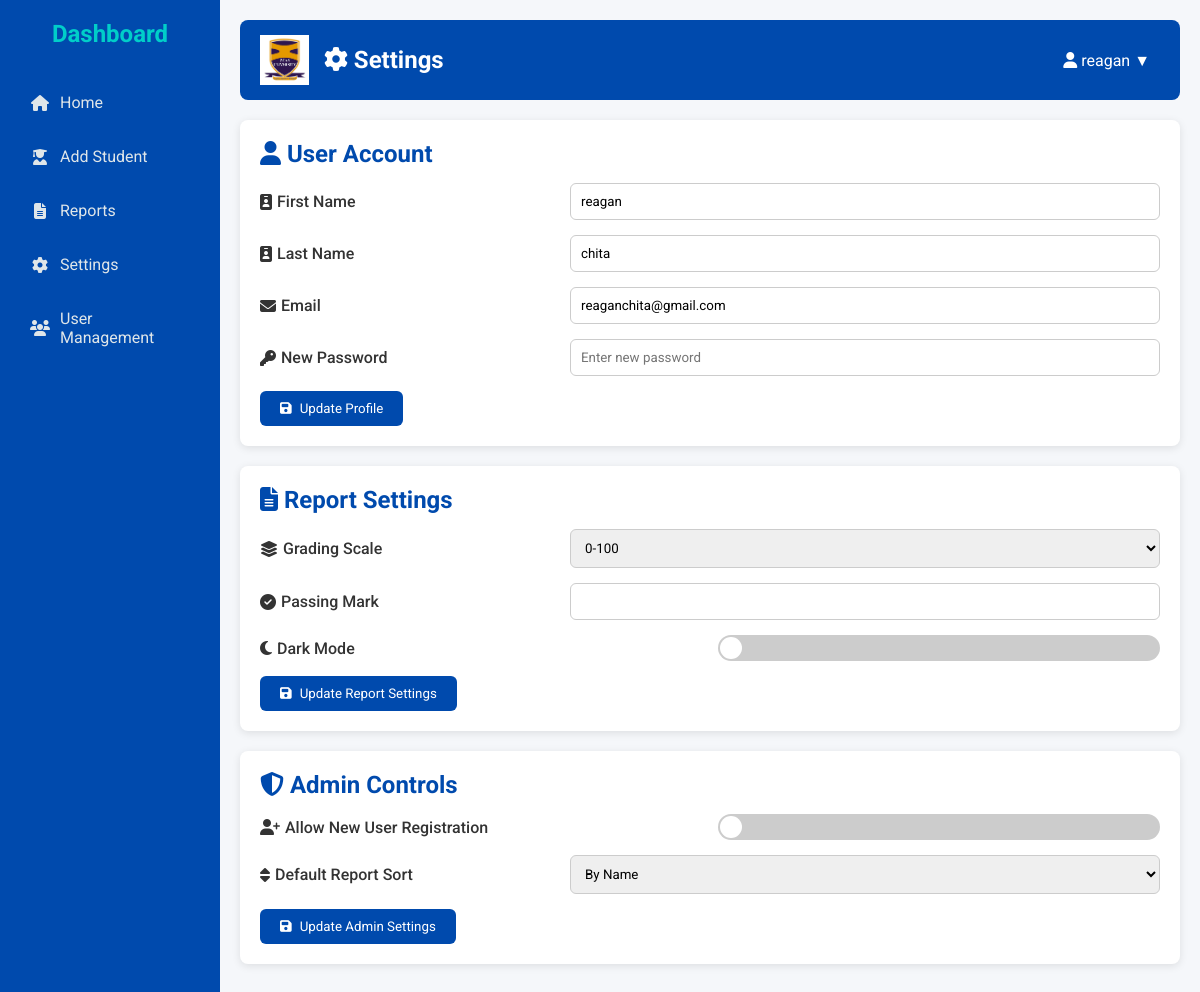
/settings (signed in), run on the app's committed database.
### app.py (models this page shows, shortened)
class User(db.Model, UserMixin):
    id = db.Column(db.Integer, primary_key=True)
    username = db.Column(db.String(100), unique=True, nullable=False)
    password = db.Column(db.String(200), nullable=False)  # store hashed passwords
    first_name = db.Column(db.String(100), nullable=False)
    last_name = db.Column(db.String(100), nullable=False)
    email = db.Column(db.String(100), unique=True, nullable=False)
    is_admin = db.Column(db.Boolean, default=False)

### app.py (the view)
@app.route('/settings')
@login_required
def settings_page():
    return render_template("settings.html")

### app.py (called while the page is built)
@login_manager.user_loader
def load_user(user_id):
    return User.query.get(int(user_id))

### templates/settings.html (shortened to what this page needs)
<!DOCTYPE html>
<html lang="en">
<head>
<link rel="stylesheet" href="https://cdnjs.cloudflare.com/ajax/libs/font-awesome/6.5.0/css/all.min.css">
</head>
<body>
   <div class="sidebar">
    <h2>Dashboard</h2>
    <a href="{{ url_for('home') }}"><i class="fa fa-home"></i> Home</a>
    <a href="{{ url_for('students_page') }}"><i class="fa fa-user-graduate"></i> Add Student</a>
    <a href="{{ url_for('student_reports_page') }}" class="{% if page == 'reports' %}active{% endif %}"><i class="fa fa-file-alt"></i> Reports</a>
    <a href="{{ url_for('settings_page') }}" class="{% if page == 'settings' %}active{% endif %}"><i class="fa fa-cog"></i> Settings</a>
    <a href="{{ url_for('user_management_page') }}" class="{% if page == 'users' %}active{% endif %}"><i class="fa fa-users"></i> User Management</a>
</div>
    <div class="main-content">
        <div class="app-bar">
            <div class="app-bar-left">
                <img src="{{ url_for('static', filename='zcas_logo.png') }}" alt="ZCAS Logo">
                <h1><i class="fa fa-cog"></i> Settings</h1>
            </div>
            <div class="app-bar-right">
                <button class="dropdown-btn"><i class="fa fa-user"></i> {{ current_user.first_name }} ▼</button>
            </div>
        </div>
        <div class="settings-section">
            <h2><i class="fa fa-user"></i> User Account</h2>
            <form method="POST" action="{{ url_for('update_profile') }}">
                <div class="form-row">
                    <label for="first_name"><i class="fa fa-id-badge"></i> First Name</label>
                    <input type="text" id="first_name" name="first_name" value="{{ current_user.first_name }}">
                </div>
                <div class="form-row">
                    <label for="last_name"><i class="fa fa-id-badge"></i> Last Name</label>
                    <input type="text" id="last_name" name="last_name" value="{{ current_user.last_name }}">
                </div>
                <div class="form-row">
                    <label for="email"><i class="fa fa-envelope"></i> Email</label>
                    <input type="email" id="email" name="email" value="{{ current_user.email }}">
                </div>
                <div class="form-row">
                    <label for="password"><i class="fa fa-key"></i> New Password</label>
                    <input type="password" id="password" name="password" placeholder="Enter new password">
                </div>
                <button type="submit"><i class="fa fa-save"></i> Update Profile</button>
            </form>
        </div>
        <div class="settings-section">
            <h2><i class="fa fa-file-alt"></i> Report Settings</h2>
            <form method="POST" action="{{ url_for('update_report_settings') }}">
                <div class="form-row">
                    <label for="grading_scale"><i class="fa fa-layer-group"></i> Grading Scale</label>
                    <select id="grading_scale" name="grading_scale">
                        <option value="100" {% if current_user.grading_scale == 100 %}selected{% endif %}>0-100</option>
                    </select>
                </div>
                <div class="form-row">
                    <label for="passing_mark"><i class="fa fa-check-circle"></i> Passing Mark</label>
                    <input type="text" id="passing_mark" name="passing_mark" value="{{ current_user.passing_mark }}">
                </div>
                <div class="form-row">
                    <label for="dark_mode"><i class="fa fa-moon"></i> Dark Mode</label>
                    <label class="toggle">
                        <span class="slider"></span>
                    </label>
                </div>
                <button type="submit"><i class="fa fa-save"></i> Update Report Settings</button>
            </form>
        </div>
        {% if current_user.is_admin %}
        <div class="settings-section">
            <h2><i class="fa fa-shield-alt"></i> Admin Controls</h2>
            <form method="POST" action="{{ url_for('update_admin_settings') }}">
                <div class="form-row">
                    <label for="allow_user_registration"><i class="fa fa-user-plus"></i> Allow New User Registration</label>
                    <label class="toggle">
                        <span class="slider"></span>
                    </label>
                </div>
                <div class="form-row">
                    <label for="default_sort"><i class="fa fa-sort"></i> Default Report Sort</label>
                    <select id="default_sort" name="default_sort">
                        <option value="name" {% if current_user.default_sort == 'name' %}selected{% endif %}>By Name</option>
                    </select>
                </div>
                <button type="submit"><i class="fa fa-save"></i> Update Admin Settings</button>
            </form>
        </div>
        {% endif %}
    </div>
</body>
</html>

### templates/settings.html (style rules this page uses)
* { box-sizing: border-box; margin: 0; padding: 0; font-family: 'Roboto', sans-serif; }
body { display: flex; min-height: 100vh; background-color: #f5f7fa; color: #333; }
.sidebar { width: 220px; background-color: #004aad; color: white; padding: 20px; display: flex; flex-direction: column; gap: 15px; }
.sidebar h2 { font-size: 1.5rem; margin-bottom: 20px; color: #00cec9; text-align: center; }
.sidebar a { color: #dfe6e9; text-decoration: none; padding: 10px; border-radius: 6px; transition: 0.2s; display: flex; align-items: center; gap: 10px; }
.sidebar i { width: 20px; text-align: center; }
.main-content { flex: 1; padding: 20px; }
.app-bar { display: flex; justify-content: space-between; align-items: center; background-color: #004aad; color: #fff; padding: 15px 20px; border-radius: 8px; margin-bottom: 20px; }
.app-bar-left { display: flex; align-items: center; gap: 15px; }
.app-bar-left img { height: 50px; }
.app-bar-left h1 { font-size: 1.5rem; color: #fff; }
.app-bar-right { position: relative; display: inline-block; }
.app-bar-right .dropdown-btn { background: none; border: none; color: white; cursor: pointer; font-size: 1rem; padding: 5px 10px; }
.settings-section { background: #fff; padding: 20px; border-radius: 8px; margin-bottom: 20px; box-shadow: 0 2px 8px rgba(0,0,0,0.1); }
.settings-section h2 { margin-bottom: 15px; color: #004aad; }
.form-row { display: flex; align-items: center; flex-wrap: wrap; gap: 15px; margin-bottom: 15px; }
.form-row label { flex: 1 0 150px; font-weight: 500; display: flex; align-items: center; gap: 5px; }
.form-row input, .form-row select { flex: 2 1 300px; padding: 10px; border-radius: 6px; border: 1px solid #ccc; }
.settings-section button { padding: 10px 20px; background-color: #004aad; color: white; border: none; border-radius: 6px; cursor: pointer; margin-top: 10px; display: flex; align-items: center; gap: 8px; }
.toggle { position: relative; display: inline-block; width: 50px; height: 26px; }
.slider { position: absolute; cursor: pointer; top: 0; left: 0; right: 0; bottom: 0; background-color: #ccc; transition: .4s; border-radius: 26px; }
.slider:before { position: absolute; content: ""; height: 22px; width: 22px; left: 2px; bottom: 2px; background-color: white; transition: .4s; border-radius: 50%; }

### data on the page
User: first_name "reagan", last_name "chita", email "reaganchita@gmail.com"
